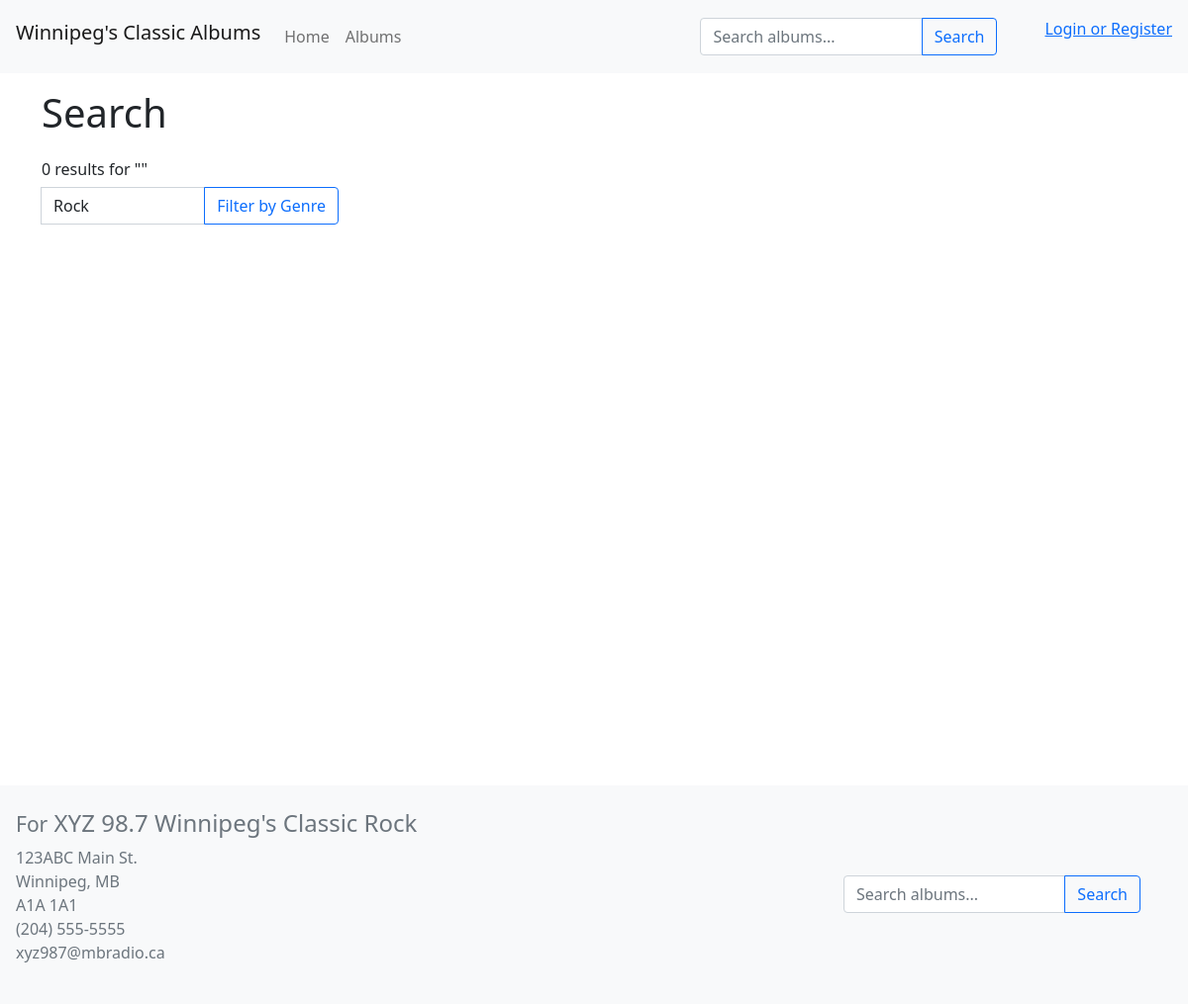
Before: /search.php?genre=1 with the older database file.
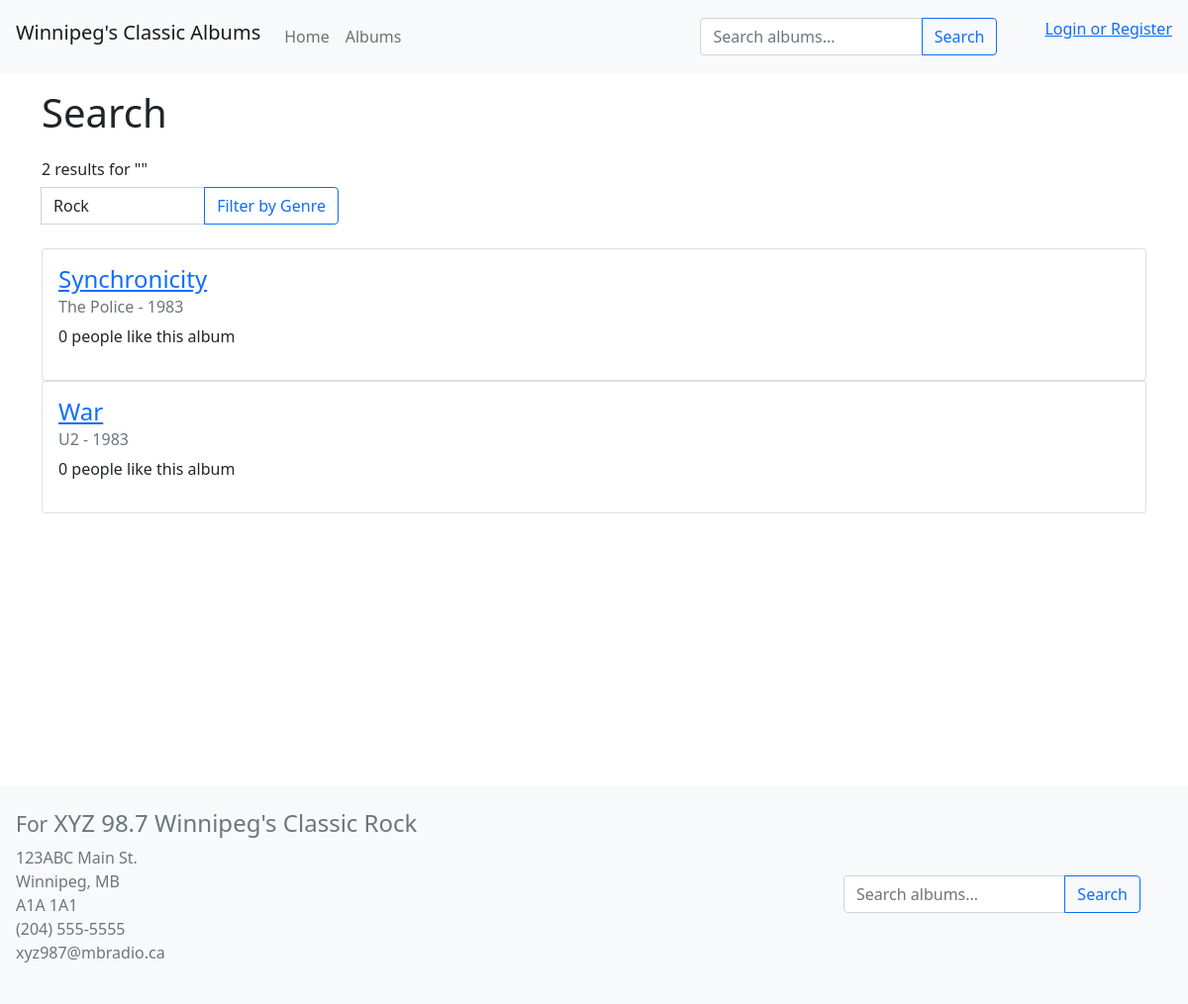
After: the same page with the newer database file.
### tables this page shows
CREATE TABLE `albums` (
  `albumID` int(11) NOT NULL,
  `title` varchar(100) NOT NULL,
  `artist` varchar(30) NOT NULL,
  `year` int(4) DEFAULT NULL,
  `coverURL` varchar(200) DEFAULT NULL,
  `description` varchar(500) DEFAULT NULL,
  `likes` int(7) NOT NULL DEFAULT 0,
  `postedBy` int(11) DEFAULT NULL,
  `updated` date NOT NULL DEFAULT current_timestamp()
);

### search.php (the view, shortened to what this page needs)
<?php
	require('db_connect.php');
	$query = "SELECT * FROM genres ORDER BY genre";
    $statement = $db->prepare($query);
    $statement->execute();
    $genres = $statement->fetchAll();
    $tosearch = filter_input(INPUT_GET, 'search', FILTER_SANITIZE_FULL_SPECIAL_CHARS);
    $keyword  = strtolower($tosearch);
    $selectedGenre = "";
    if (isset($_GET['genre']) && $_GET['genre'] > 0) {
    	$selectedGenre = filter_input(INPUT_GET, 'genre', FILTER_SANITIZE_NUMBER_INT);
    	$query = "SELECT * FROM albums a WHERE a.albumID IN (SELECT g.albumID FROM albumgenre g WHERE g.genreID = :genreID) AND (LOWER(a.title) LIKE '%{$keyword}%' OR LOWER(a.artist) LIKE '%{$keyword}%') ORDER BY a.title";
	    $statement = $db->prepare($query);
	    $statement->bindValue(":genreID", $selectedGenre, PDO::PARAM_INT);
	    $statement->execute();
    }
    else {
    	$query = "SELECT * FROM albums WHERE LOWER(title) LIKE '%{$keyword}%' OR LOWER(artist) LIKE '%{$keyword}%' ORDER BY title";
    	$statement = $db->prepare($query);
    	$statement->execute();
    }
    $albums = $statement->fetchall();
?>
<!DOCTYPE html>
<html lang="en">
<head>
	<link href="https://cdn.jsdelivr.net/npm/bootstrap@5.1.3/dist/css/bootstrap.min.css" rel="stylesheet">
    <link rel="stylesheet" type="text/css" href="style.css">
</head>
<body>
	<?php include('header.php'); ?>
	<div class="container">
		<h1 class="pt-3">Search</h1>
		<h6 class="pt-3"><?= count($albums) ?> results for "<?= $tosearch ?>"</h6>
		<form class="input-group" action="search.php">
			<select class="form-control" id="genre" name="genre">
                <?php foreach ($genres as $genre): ?>
                	<option
                        value=<?= $genre['genreID'] ?>
                        <?php if(isset($_GET['genre']) && $genre['genreID'] == $selectedGenre): ?> selected <?php endif ?> >
                        <?= $genre['genre'] ?>
                    </option>
                <?php endforeach ?>
            </select>
            <input class="btn btn-outline-primary" type="submit" value="Filter by Genre" />
        </form>
        <br />
		<?php foreach ($albums as $album): ?>
			<div class="card">
				<div class="card-body">
					<h4 class="card-title"><a href="show.php?album=<?= $album['albumID'] ?>"><?= $album['title'] ?></a></h4>
					<h6 class="card-subtitle mb-2 text-muted"><?= $album['artist'] ?> - <?= $album['year'] ?></h6>
					<?php if($album['likes'] == 1): ?>
	                    <p><?= $album['likes'] ?> person likes this album</p>
	                <?php else: ?>
	                    <p><?= $album['likes'] ?> people like this album</p>
	                <?php endif ?>
				</div>
			</div>
    	<?php endforeach ?>
	</div>
	<?php include('footer.php'); ?>
</body>
</html>

Changed rows visible on the page:
added albums: title "Synchronicity", artist "The Police", year "1983", likes "0"
added albums: title "War", artist "U2", year "1983", likes "0"
Other visible differences:
count($albums): "0" → "2"
